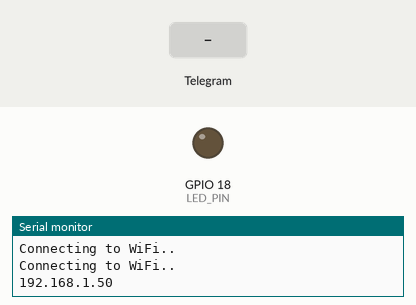
This sketch was run on a simulated ESP32. Shown: output pins drawn as LEDs (lit = HIGH), the last lines printed to the serial monitor. Inputs (shaded band) come from the test bench. WiFi joins after 1.5 s; servers stay silent unless stated.

Above: at 3.2 s.
3.3 s: Telegram message "/led_on" received
At 3.9 s:
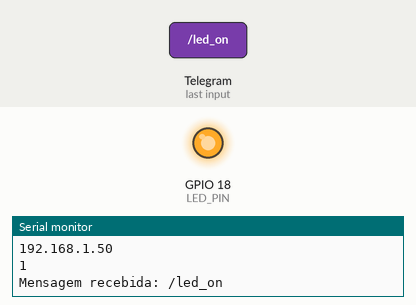
7.0 s: Telegram message "/led_off" received
At 8.7 s:
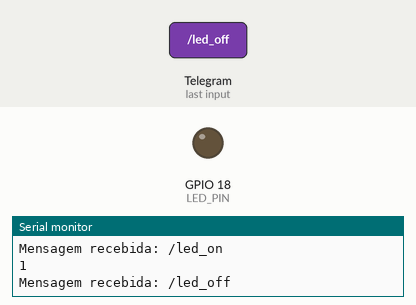
Timing chart, 0 to 10.2 s (numbered marks = the images above; inputs shaded):
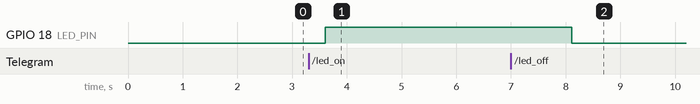

Measured:
- after the input at 3.3 s, GPIO 18 (LED_PIN): LOW → HIGH after 0.30 s
- after the input at 7.0 s, GPIO 18 (LED_PIN): HIGH → LOW after 1.1 s

The sketch:

telegram.ino
```cpp
#include <WiFi.h>
#include <WiFiClientSecure.h>
#include <UniversalTelegramBot.h>

#define BOTtoken "xxxxxxxxx:xxxxxxxxxxxxxxxxxxxxxxxxxxxxxxxxxxxx"  // Seu Telegram Bot Token (Obtenha do BotFather)
#define CHAT_ID "xxxxxxxxxx"                                       // Use @myidbot para obter o ID do chat

const uint8_t LED_PIN = 18;

// Configuração WiFi
const char* ssid = "xxxxxxxxx";
const char* password = "xxxxxxxxxx";

WiFiClientSecure client;
UniversalTelegramBot bot(BOTtoken, client);

const int botRequestDelay = 1000;  // Intervalo entre requisições ao bot de 1 segundo
unsigned long lastTimeBot;         // Armazena o último tempo em que o bot foi executado

void setup() {
  Serial.begin(115200);
  pinMode(LED_PIN, OUTPUT);
  digitalWrite(LED_PIN, LOW);
  WiFi.mode(WIFI_STA);
  WiFi.begin(ssid, password);
  client.setCACert(TELEGRAM_CERTIFICATE_ROOT);  // Certificado raiz para api.telegram.org
  while (WiFi.status() != WL_CONNECTED) {
    delay(1000);
    Serial.println("Connecting to WiFi..");
  }
  Serial.println(WiFi.localIP());
}

void loop() {
  if (millis() > lastTimeBot + botRequestDelay) {
    int numNewMessages = bot.getUpdates(bot.last_message_received + 1);
    while (numNewMessages) {
      handleNewMessages(numNewMessages);
      numNewMessages = bot.getUpdates(bot.last_message_received + 1);
    }
    lastTimeBot = millis();
  }
}

void handleNewMessages(int numNewMessages) {
  Serial.println(String(numNewMessages));
  for (int i = 0; i < numNewMessages; i++) {
    String chat_id = String(bot.messages[i].chat_id);
    if (chat_id != CHAT_ID) {
      bot.sendMessage(chat_id, "Usuário não autorizado", "");
      continue;
    }
    String text = bot.messages[i].text;
    Serial.println("Mensagem recebida: " + text);
    if (text == "/start") {
      String welcome = "Bem-vindo, " + String(bot.messages[i].from_name) + ".\n";
      welcome += "Use os seguintes comandos para controlar suas saídas.\n\n";
      welcome += "/led_on para ligar o GPIO \n";
      welcome += "/led_off para desligar o GPIO \n";
      welcome += "/state para solicitar o estado atual do GPIO \n";
      bot.sendMessage(chat_id, welcome, "");
    } else if (text == "/led_on") {
      digitalWrite(LED_PIN, HIGH);
      bot.sendMessage(chat_id, "LED ON", "");
    } else if (text == "/led_off") {
      digitalWrite(LED_PIN, LOW);
      bot.sendMessage(chat_id, "LED OFF", "");
    } else if (text == "/state") {
      if (digitalRead(LED_PIN)) {
        bot.sendMessage(chat_id, "LED ON", "");
      } else {
        bot.sendMessage(chat_id, "LED OFF", "");
      }
    } else {
      bot.sendMessage(chat_id, "Comando inválido. Use /start para ajuda.", "");
    }
  }
}
```
